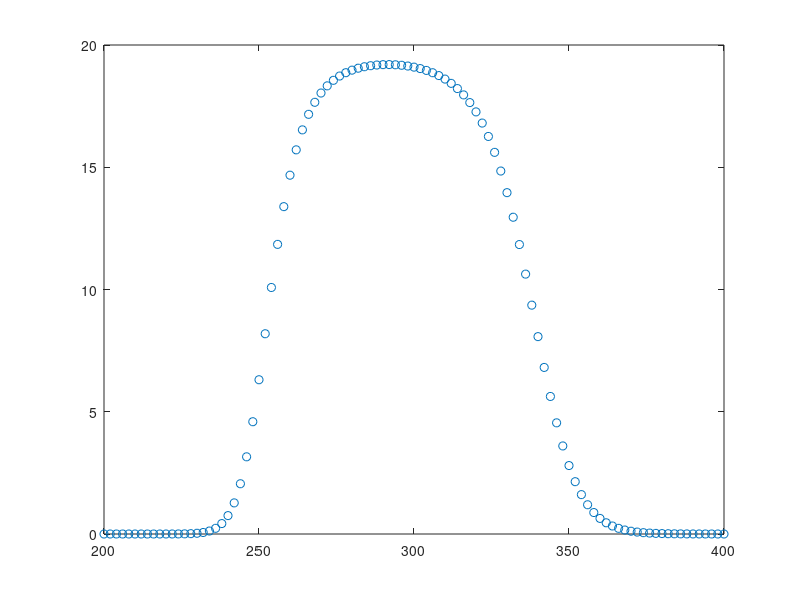

Recreate this plot in MATLAB. (Note: this script raises an error after producing the figure.)
function CurveFit_Biophy()
%{
The function imports dataset Unf3.dat and permforms nonlinear regression by
making use of the lsqcurvefit() function.

It makes use of another function myExp.m which specifies the nonlinear
function, determined by temperature dependent thermodynamic parameters.

Finally it prints te estimate and the errors of the parameters
%}


Unf3=importdata('Unf3.dat');  %importing data from Unf3.dat

x=Unf3(:,1);   %Temperature Values
y=Unf3(:,2);    %Signal Values

fx=gradient(y);     %Gradient of the signals
minima=min(fx);     %minimum of gradient gives the point of inflection
indx_min=find(fx==minima);
Tm0=x(indx_min);     %Initializing Tm corresponding to minimum gradient

N=50;
Hm0=2.9*N*10^3;   %Initializing Hm in J/mol         
Cp0=50*N;           %initializing Cp in J/K

XFol=x(42:52);      %choosing points in the folded region
YFol=y(42:52);      
XFol=[ones(11,1) XFol];
paramsFol=inv(XFol'*XFol)*XFol'*YFol;  %Finding linear relation between Folded Signal and Temperature
% paramsFol = XFol\YFol;

XUnf=x(86:101);  %choosing points in the unfolded region
YUnf=y(86:101);
XUnf=[ones(16,1) XUnf];
paramsUnf=inv(XUnf'*XUnf)*XUnf'*YUnf;   %Finding linear relation between Unfolded Signal and Temperature

init=[Tm0 Hm0 Cp0 paramsFol(2) paramsFol(1) paramsUnf(2) paramsUnf(1)];  %Vector of initialized parameters

% Visualise Input Data
figure(1); plot(x,y,'o','MarkerSize',6)


lb = [-inf -inf -inf -inf -inf -inf -inf]; % Lower bounds
ub = [inf inf inf inf inf inf inf]; % Upper bounds

% options for curve fitting
options.Display = 'final';
options.MaxFunEvals = 1000;
options.TolFun = 1e-6;
options.TolX = 1e-6;

% Fit using the defined function
[xfit,resnorm,residual,exitflag,output,lambda,jacobian] = lsqcurvefit('myExp',init,x,y,lb,ub,options);
ci = nlparci(xfit,residual,'jacobian',jacobian,'alpha',0.318);  %for calculating coonfidence intervals for 1 std dev

S_error= (ci(:,2)-ci(:,1))/2;

% p=length(init);    %number of parameters 
% n=101;  %number of samples
% sigma_cap_sq=resnorm/(n-p);  
% cov_betacap = inv(jacobian'*jacobian + 10^-13*diag(diag(jacobian)))*sigma_cap_sq;  %Calculating Covariance Matrix
% S_error = sqrt(diag(cov_betacap));      %Calculating fitting errors of all the parameters

% Calculate the fit using the calculated parameters

[yfit,pu,pf,H,S,G] = myExp(xfit,x);   

% Plot the fit over the data points
hold on;
plot(x,yfit,'r');
hold on
% plot(XFol,XFol*paramsFol,'b');
StFol = @(x) xfit(5)+xfit(4)*x;   %Folding baseline
StUnf = @(x) xfit(7)+ xfit(6)*x;   %Unfolding baseline
Lim1=[240 360];
Lim2=[345 424];
fplot(StFol,Lim1,'-k');
fplot(StUnf,Lim2,'-m');

% Plot title
title('Signal vs Temperature of a protein having 50 residues','FontWeight','Bold');

legend('Data points', 'Fitted curve' , 'Folding baseline', 'Unfolding baseline');
xlabel('Temperature (K)');
ylabel('Signal');

%Plotting Probability vs Temperature
figure(2)
plot(x,pf,'b');
hold on
plot(x,pu,'k');
legend('Folded population', 'Unfolded population');
title('Probability of folded/unfolded population vs Temperature');
ylabel('Probability');
xlabel('Temperature');

%Plotting Enthalpy vs Temperature
figure(3)
plot(x,H,'g');
hold off
plot(x,H/1000,'g');
txt1='Relation between unfolding enthalpy with temperature';
xlabel('Temperature (K)');
ylabel('Unfolding enthalpy (kJ/mol)');
title(txt1);

%Plotting Gibb's Free Energy vs Temperature
figure(4)
plot(x,G/1000,'k');
txt2="Relation between stability (Gibb's Free Energy change) with Temperature";
title(txt2);
xlabel('Temperature (K)');
ylabel("Gibb's Free energy change (kJ/mol)");

%Plotting Entropy vs Temperature
figure(5)
plot(x,S,'m');
txt3='Relation between unfolding entropy with temperature';
title(txt3);
xlabel('Temperature (K)');
ylabel("Unfolding Entropy (J/mol)");

%Printing Estimated Values
fprintf('Estimated Thermodynamic Parameters:\n');
fprintf('Tm = %f' , xfit(1)); fprintf(' K\n');
fprintf('Hm = %f' ,xfit(2)); fprintf(' J/mol\n');
fprintf('Cp = %f' ,xfit(3)); fprintf(' J/K\n');
fprintf('Sm = Hm/Tm = %f' ,xfit(2)/xfit(1)); fprintf(' J/K\n\n');

%Printing Error values
S_error=full(S_error);      
fprintf('Fitting errors of estimated thermodynamic parameters:\n');
fprintf('For Tm : %ld' ,S_error(1)); + fprintf(' K\n');
fprintf('For Hm : %ld', S_error(2)); + fprintf(' J/mol\n');
fprintf('For Cp : %ld', S_error(3)); + fprintf(' J/K mol\n');
fprintf('For S : %ld', (xfit(2)/xfit(1))*sqrt((S_error(1)/xfit(1))^2 + (S_error(2)/xfit(2))^2)); + fprintf(' J/K mol\n');

end

